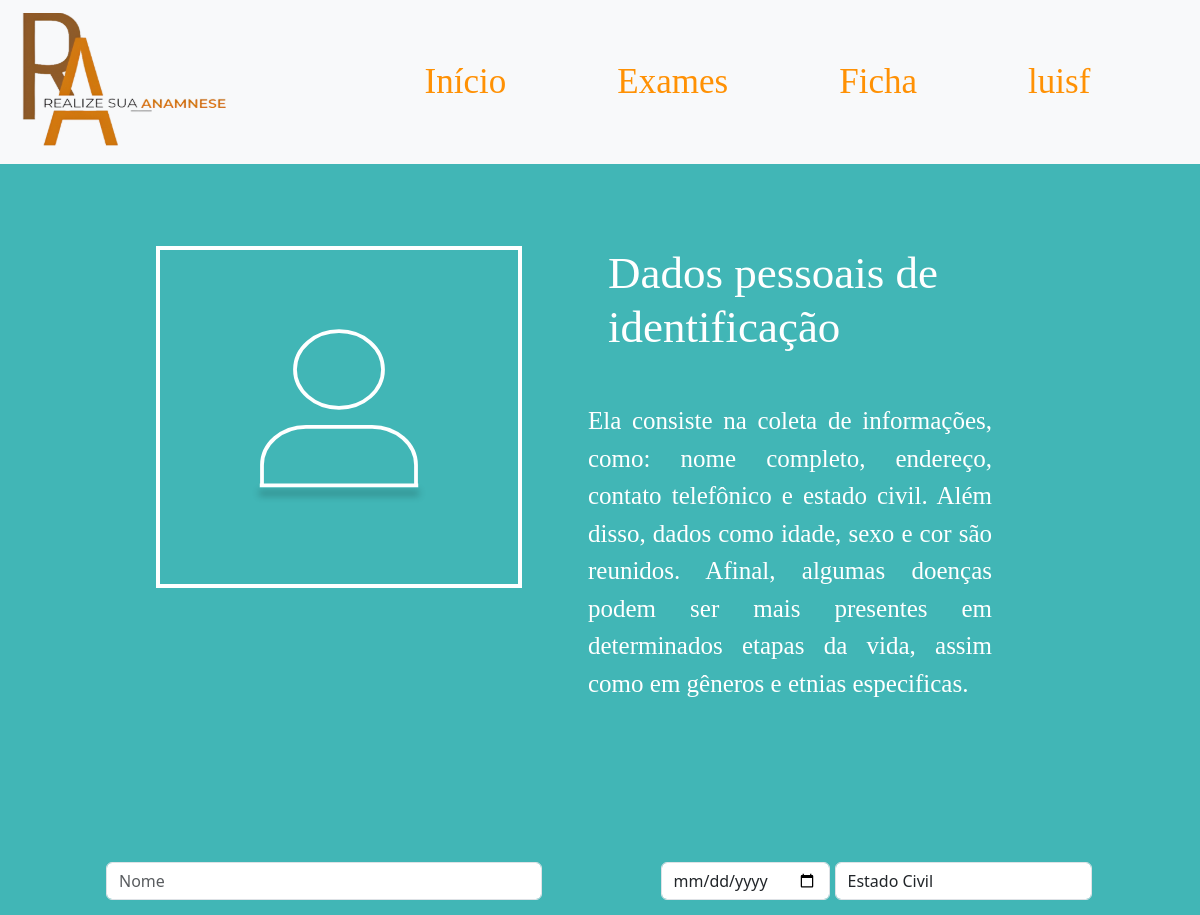
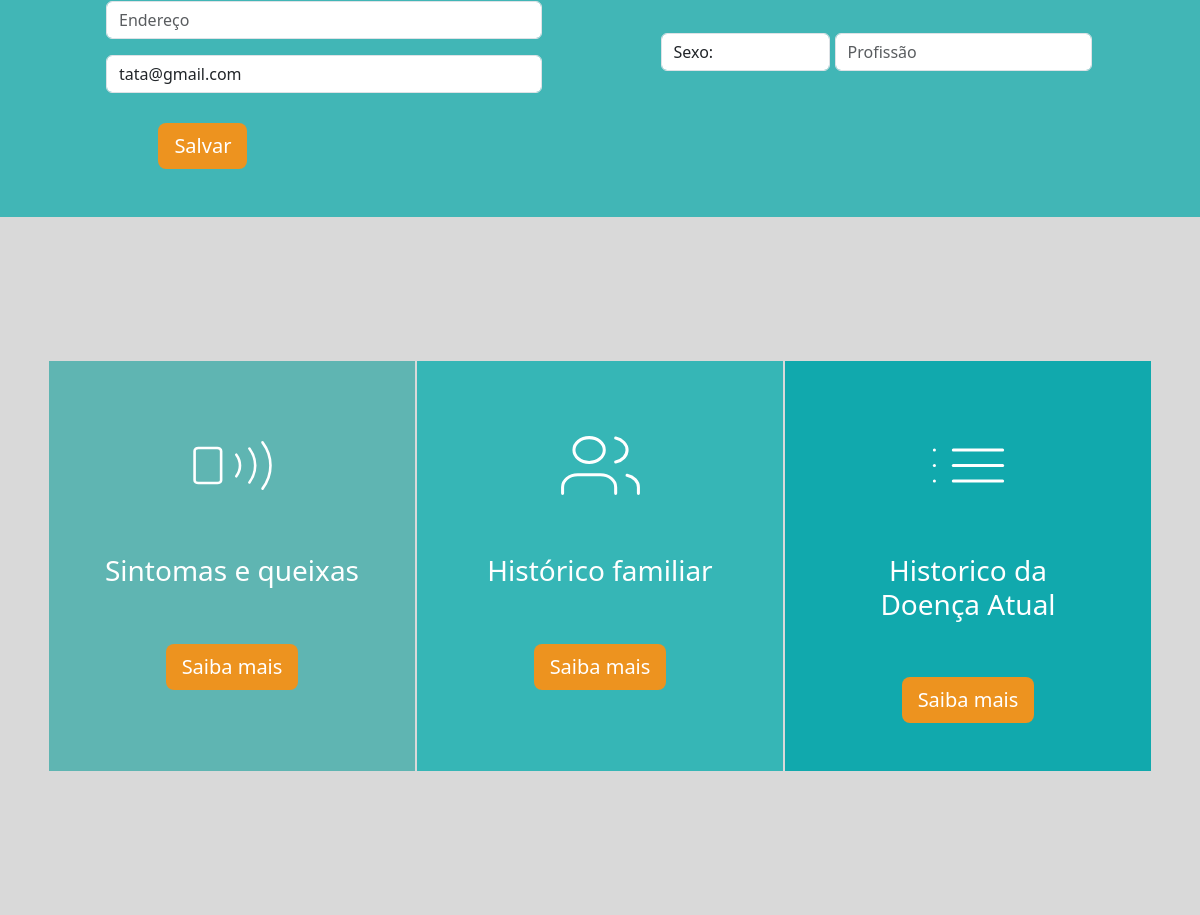
The page /1/dados/ (signed in) on the database its author committed (2 pictures, top to bottom).
### anamnese/models.py (models this page shows, shortened)
class Ficha(models.Model):
    usuario = models.ForeignKey(Cadastro, on_delete=models.CASCADE, null=True, blank=True)
    nome = models.CharField(max_length=100, blank=True)
    endereco = models.TextField(blank=True)
    data_nascimento = models.DateField(blank=True, null=True)
    sexo = models.CharField(max_length=20, blank=True)
    profissao = models.CharField(max_length=100, blank=True)
    estado_civil = models.CharField(max_length=100, blank=True)
    fuma = models.CharField(max_length=15, blank=True)
    alcool = models.CharField(max_length=15, blank=True)
    doencas_familiares = models.TextField(blank=True)
    doencas_pessoais = models.TextField(blank=True)
    doencas_atual = models.TextField(blank=True)
    remedios = models.TextField(blank=True)
    tempo_medio_sono = models.IntegerField(blank=True, null=True)
    nivel_glicemia = models.FloatField(blank=True, null=True)
    nivel_colesterol = models.FloatField(blank=True, null=True)
    nivel_plasmaticos_colesterol = models.FloatField(blank=True, null=True)
    nivel_triglicerideos = models.FloatField(blank=True, null=True)
    nivel_lipoproteinas_plasmaticos = models.FloatField(blank=True, null=True)
    nivel_pressão_arterial = models.FloatField(blank=True, null=True)

class Cadastro(models.Model):
    nome_usuario = models.CharField(max_length=100, blank=True)
    email = models.EmailField(blank=True)
    senha = models.CharField(max_length=100, blank=True)
    CPF = models.CharField(max_length=25, blank=True)

### anamnese/views.py (the view, shortened to what this page needs)
# urls.py: path('dados/', views.dadospessoais, name="dadospessoais"),
@login_required
def dadospessoais(request, cadastro_id):
    ficha = get_object_or_404(Ficha, usuario__id=cadastro_id)  # Localiza a ficha pelo ID do usuário
    return render(request, 'anamnese/dadospessoais.html', {
        'ficha': ficha,
        'cadastro_id': cadastro_id
    })

### anamnese/templates/anamnese/dadospessoais.html (shortened to what this page needs)
{% load static %}
<!DOCTYPE html>
<html lang="pt-BR">
<head>
  <link href="https://cdn.jsdelivr.net/npm/bootstrap@5.3.2/dist/css/bootstrap.min.css" rel="stylesheet">
  <link rel="stylesheet" href="{% static 'css/style.css'%}">
</head>
<body>
  <header class="cabecalho-dados-pessoais">
    <nav class="navbar navbar-expand-lg bg-body-tertiary">
      <div class="container-fluid">
        <a class="navbar-brand" href="#">
          <img src="{% static 'img/logo12 1.svg'%}" alt="">
        </a>
        <div class="collapse navbar-collapse" id="navbarSupportedContent">
          <ul class="navbar-nav ms-auto mb-2 mb-lg-0" style="margin-right: 40%; font-family: Times new Roman;" >
            <li class="nav-item" style="padding-right: 25%;">
              <a class="btn d-flex flex-column ps-0 text-laranja" style="background-color: transparent;" href="{% url 'anamnese:index_usuario' cadastro_id=cadastro_id %}" >Início</a>
            </li>
            <li class="nav-item"style="padding-right: 25%;">
              <a class="btn d-flex flex-column ps-0 text-laranja"  href="#" data-bs-toggle="modal" data-bs-target="#examModal">Exames</a>
            </li>
            <li class="nav-item"style="padding-right: 25%;">
              <a class="btn d-flex flex-column ps-0 text-laranja" style="background-color: transparent;" href="{% url 'anamnese:ficha' cadastro_id=cadastro_id %}">Ficha</a>
            </li>
            <li class="nav-item" style="padding-right: 25%;"> {% csrf_token %}
              {% if request.user.is_authenticated %}
                <button type="button" class="btn d-flex flex-column ps-0 text-laranja" style="background-color: transparent;" data-bs-toggle="modal" data-bs-target="#customModal" data-cadastro-id="{{ cadastro.id }}">
                {{ request.user.username |slice:":6"}} </button>
              {% else %}
                <button type="button" class="btn d-flex flex-column ps-0 text-laranja" style="background-color: transparent;" data-bs-toggle="modal" data-bs-target="#contactModal">
                  Login </button>
              {% endif %}
            </li>
          </ul>
        </div>
      </div>
    </nav>
  </header>
  <main class="container-fluid h-100" >
    <section class="row justify-content-center py-5 dados-identificacao" style="background-color: #41B6B6;font-family: Times new Roman; ">
      <div class="col-10 col-lg-5 my-5 d-flex justify-content-center">
        <div class="d-flex justify-content-center align-items-center" style="border: 4px solid #fff; width: 22.875rem; height: 21.375rem;margin-left: -30%; ">
          <img src="{% static 'img/user (1).svg'%}" alt="" style="width: 16.5rem; height: 14.4375rem;">
        </div>
      </div>
      <div class="col-10 col-lg-5 my-5 px-md-5 text-white"style="margin-left: -10%; font-family: Times new Roman;">
        <h1 class="mb-5" style="margin-left: 20px; font-size: 45px;">Dados pessoais de identificação </h1>
        <p class="mt-3" style="text-align: justify; font-size: 25px; ">
          Ela consiste na coleta de informações, como: nome completo, endereço,
          contato telefônico e estado civil. Além disso, dados como idade, sexo e cor são reunidos. Afinal, algumas doenças podem ser mais presentes em determinados etapas da vida, assim como em gêneros e etnias especificas.
        </p>
      </div>
    </section>
    <form method="post">
      <section class="row justify-content-between justify-content-lg-around p-5" style="background-color: #41B6B6;">
        <div class="col-12 col-sm-10 col-lg-5">
          <div class="input-groups">
            <input type="text" name="nome" id="nome" class="form-control mb-3" placeholder="Nome" value="{{ ficha.nome }}">
            <input type="text" name="endereco" id="endereco" class="form-control mb-3" placeholder="Endereço" value="{{ ficha.endereco }}">
            <input type="email" name="email" id="email" class="form-control mb-3" placeholder="E-mail" value="{{ ficha.usuario.email }}">
          </div>
        </div>
        <div class="col-12 col-sm-10 col-lg-5">
          <div class="input-groups d-flex justify-content-between justify-content-lg-around">
            <div class="">
              <input type="date" class="form-control mb-5" name="data_nascimento" id="data-nascimento" value="{{ ficha.data_nascimento|date:'Y-m-d' }}">
              <select class="form-control mt-5" name="sexo" id="sexo">
                <option value="" {% if ficha.sexo == "" %}selected{% endif %}>Sexo:</option>
              </select>
            </div>
            <div class="pb-5">
              <select class="form-control mb-5" name="estado_civil" id="estado-civil">
                <option value="" {% if ficha.estado_civil == "" %}selected{% endif %}>Estado Civil</option>
              </select>
              <input type="text" name="profissao" id="profissao" placeholder="Profissão" class="form-control mt-4" value="{{ ficha.profissao }}">
            </div>
          </div>
        </div>
        <div class="modal-footer border-0 d-flex justify-content-between">
          <button type="submit" class="btn btn-lg btn-danger mt-1" style="background-color: #ED931F !important; border: #ED931F; margin-left: 10%;">Salvar</button>
        </div>
      </section>
    </form>
    <section class="row py-5 justify-content-center" style="background-color: #d9d9d9;">
      <div class="col-12 p-5 d-flex justify-content-center justify-content-lg-around my-5">
        <div class="d-flex flex-column align-items-center p-5 text-white" style="background-color: #5FB5B2;">
          <img src="{% static 'img/smartphone-nfc.svg'%}" class="mt-3" style="width: 5.6875rem; height: 5.0625rem;" alt="">
          <h3 class="mt-5" style="width: 270px; text-align: center;">Sintomas e queixas</h3>
          <a href="{% url 'anamnese:sintomas' cadastro_id=cadastro_id %}" class="btn btn-lg btn-danger mt-5" style="background-color: #ED931F !important; border: #ED931F;">Saiba mais</a>
        </div>
        <div class="d-flex flex-column align-items-center p-5 text-white" style="background-color: #36B6B6;">
          <img src="{% static 'img/users.svg'%}" class="mt-3" style="width: 5.6875rem; height: 5.0625rem;" alt="">
          <h3 class="mt-5" style="width: 270px; text-align: center;">Histórico familiar</h3>
          <a href="{% url 'anamnese:historicofamiliar' cadastro_id=cadastro_id %}" class="btn btn-lg btn-danger mt-5" style="background-color: #ED931F !important; border: #ED931F;">Saiba mais</a>
        </div>
        <div class="d-flex flex-column align-items-center p-5 text-white" style="background-color: #11A9AD;">
          <img src="{% static 'img/list.svg'%}" class="mt-3" style="width: 5.6875rem; height: 5.0625rem;" alt="">
          <h3 class="mt-5" style="width: 270px; text-align: center;">Historico da<br> Doença Atual</h3>
          <a href="{% url 'anamnese:historicodoenças' cadastro_id=cadastro_id %}" class="btn btn-lg btn-danger mt-5" style="background-color: #ED931F !important; border: #ED931F;">Saiba mais</a>
        </div>
      </div>
    </section>
  </main>
</body>
</html>

### static/css/style.css (style rules this page uses)
* { padding: 0; margin: 0; }
.cabecalho-dados-pessoais { height: 150px; background-color: #CAD8D8; }
section:not(section.section-principal, section.bg-laranja, section.criadores) { background-color: #D8EAF0; }
.text-laranja { color: #FF9104; font-size: 35px; }

### rows shown on the page
Ficha: email "tata@gmail.com", sexo "Sexo:", estado_civil "Estado Civil"

### other values the page prints
{{ request.user.username |slice:":6" }} "luisf"
